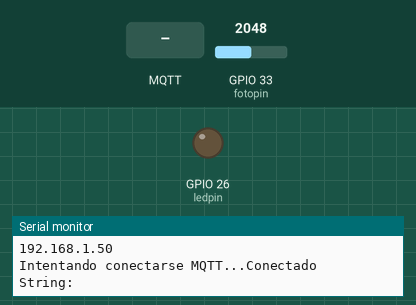
A program run on a simulated ESP32. Shown: output pins drawn as LEDs (lit = HIGH), the last lines printed to the serial monitor. Inputs (shaded band) come from the test bench; at power-on: GPIO 33 (fotopin) = 2048. WiFi joins after 1.5 s; servers stay silent unless stated; no MQTT or app messages arrive unless stated.

Above: at 2.7 s.
2.8 s: MQTT message "1" arrives on the first subscribed topic
At 12.7 s:
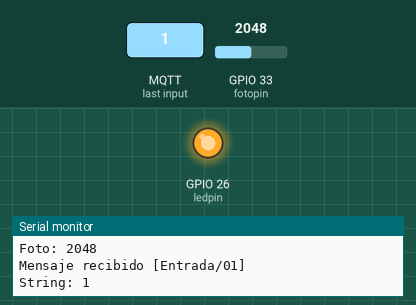
13.0 s: MQTT message "0" arrives on the first subscribed topic
At 21.9 s:
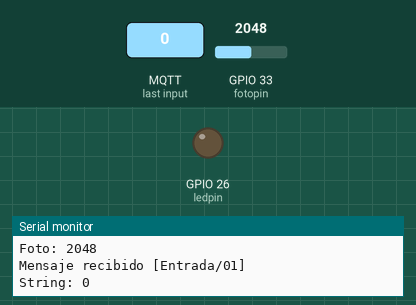
Timing chart, 0 to 23.4 s (numbered marks = the images above; inputs shaded):
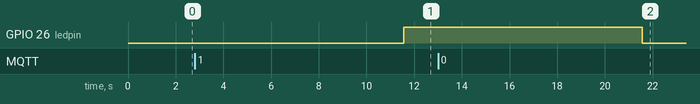

Measured:
- after the input at 2.8 s, GPIO 26 (ledpin): LOW → HIGH after 8.8 s
- after the input at 13.0 s, GPIO 26 (ledpin): HIGH → LOW after 8.6 s

The program:

main.cpp
```cpp
#include <Arduino.h>
#include <WiFi.h>
#include <PubSubClient.h>

WiFiClient esp32Client;
PubSubClient mqttClient(esp32Client);

const char* ssid = "MIX 2";
const char* password = "12345678";

char *server = "broker.emqx.io";
int port = 1883;

int ledpin = 26;
int fotopin = 33;

int var = 0;
int ledval = 0;
int fotoval = 0;
char datos[40];
String resultS = "";

void wifiInit() {
    Serial.print("Conectándose a ");
    Serial.println(ssid);

    WiFi.begin(ssid, password);

    while (WiFi.status() != WL_CONNECTED) {
      Serial.print(".");
        delay(500);
    }
    Serial.println("");
    Serial.println("Conectado a WiFi");
    Serial.println("Dirección IP: ");
    Serial.println(WiFi.localIP());
  }

void callback(char* topic, byte* payload, unsigned int length) {
  Serial.print("Mensaje recibido [");
  Serial.print(topic);
  Serial.print("] ");

  char payload_string[length + 1];

  int resultI;

  memcpy(payload_string, payload, length);
  payload_string[length] = '\0';
  resultI = atoi(payload_string);

  var = resultI;

  resultS = "";

  for (int i=0;i<length;i++) {
    resultS= resultS + (char)payload[i];
  }
  Serial.println();
}
void reconnect() {
  while (!mqttClient.connected()) {
    Serial.print("Intentando conectarse MQTT...");

    if (mqttClient.connect("arduinoClient")) {
      Serial.println("Conectado");

      mqttClient.subscribe("Entrada/01");

    } else {
      Serial.print("Fallo, rc=");
      Serial.print(mqttClient.state());
      Serial.println(" intentar de nuevo en 5 segundos");
      // Wait 5 seconds before retrying
      delay(5000);
    }
  }
}


void setup() {
  pinMode(ledpin,OUTPUT);
  Serial.begin(115200);
  delay(10);
  wifiInit();
  mqttClient.setServer(server, port);
  mqttClient.setCallback(callback);
}

void loop() {
  if (!mqttClient.connected()) {
    reconnect();
  }
  mqttClient.loop();

  Serial.print("String: ");
  Serial.println(resultS);

  if(var == 0)
  {
  digitalWrite(ledpin,LOW);
  }
  else if (var == 1)
  {
  digitalWrite(ledpin,HIGH);
  }
  delay(5000);

  fotoval = analogRead(fotopin);
  Serial.print("Foto: ");
  Serial.println(fotoval);

  sprintf(datos, "Valor ADC6: %d ", fotoval);
  mqttClient.publish("Salida/01",datos);
  delay(5000);
}
```
